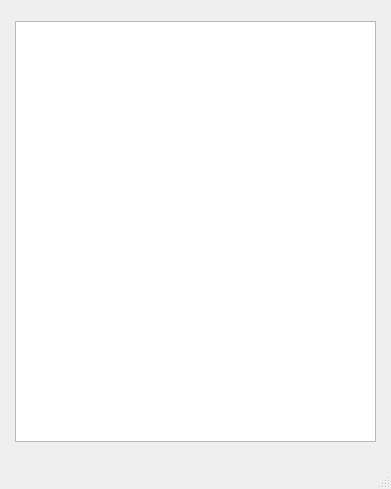
<?xml version="1.0" encoding="UTF-8"?>
<ui version="4.0">
 <class>MainWindow</class>
 <widget class="QMainWindow" name="MainWindow">
  <property name="geometry">
   <rect>
    <x>0</x>
    <y>0</y>
    <width>391</width>
    <height>489</height>
   </rect>
  </property>
  <property name="windowTitle">
   <string>MainWindow</string>
  </property>
  <widget class="QWidget" name="centralwidget">
   <widget class="QTableWidget" name="record_table">
    <property name="geometry">
     <rect>
      <x>15</x>
      <y>21</y>
      <width>361</width>
      <height>421</height>
     </rect>
    </property>
   </widget>
  </widget>
  <widget class="QMenuBar" name="menubar">
   <property name="geometry">
    <rect>
     <x>0</x>
     <y>0</y>
     <width>391</width>
     <height>21</height>
    </rect>
   </property>
  </widget>
  <widget class="QStatusBar" name="statusbar"/>
 </widget>
 <resources/>
 <connections/>
</ui>
